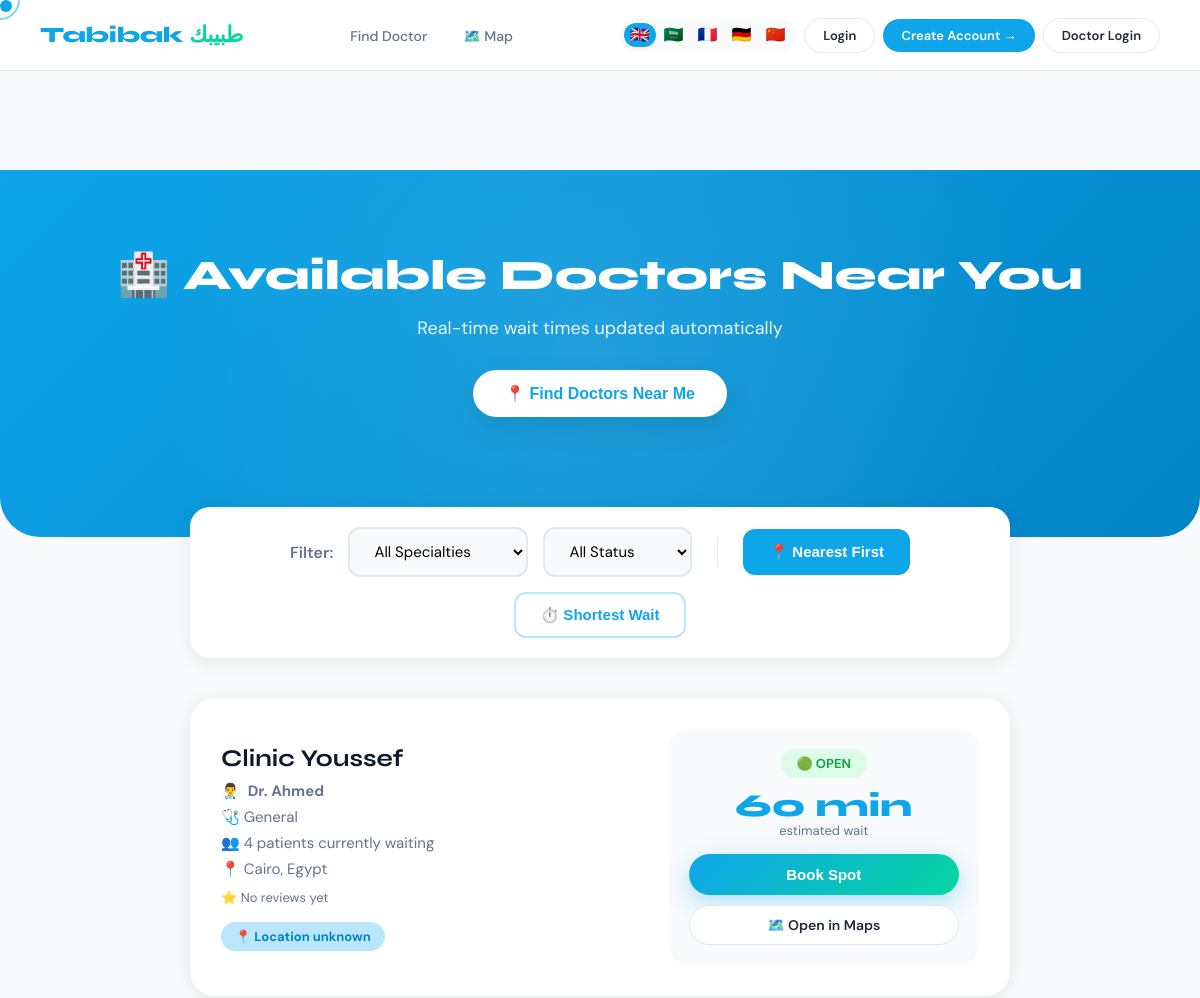
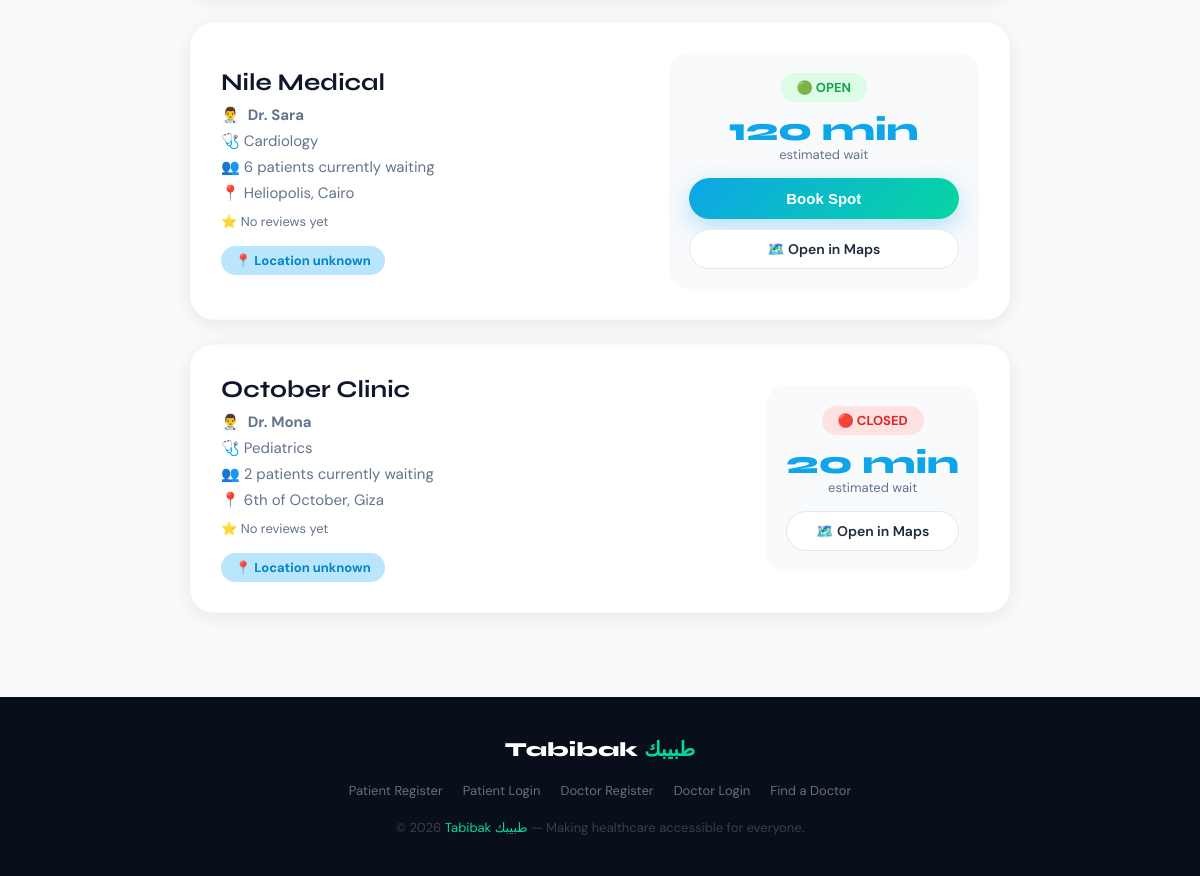
/clinics, run on the app's committed database (2 pictures, top to bottom).
### tables this page shows
CREATE TABLE clinics (
        id INTEGER PRIMARY KEY,
        name TEXT,
        doctor TEXT,
        specialty TEXT,
        patients_waiting INTEGER,
        minutes_per_patient INTEGER,
        is_open INTEGER
    , latitude REAL DEFAULT 0, longitude REAL DEFAULT 0, address TEXT DEFAULT '');

### app.py (the view)
@app.route("/clinics")
def clinics():
    data = get_clinics()
    conn = get_db()
    cursor = conn.cursor()
    cursor.execute("""
        SELECT clinic_id,
               ROUND(AVG(rating), 1) as avg_rating,
               COUNT(*) as review_count
        FROM reviews
        GROUP BY clinic_id
    """)
    reviews_data = cursor.fetchall()
    conn.close()
    reviews = {}
    for r in reviews_data:
        reviews[r['clinic_id']] = {"avg": r['avg_rating'], "count": r['review_count']}
    return render_template("clinics.html", clinics=data, reviews=reviews)

### app.py (called while the page is built)
def get_db():
    conn = sqlite3.connect(DB_PATH)
    conn.row_factory = sqlite3.Row
    return conn

def get_clinics():
    conn = get_db()
    cursor = conn.cursor()
    cursor.execute("SELECT * FROM clinics")
    clinics = cursor.fetchall()
    conn.close()
    return clinics

### templates/clinics.html (shortened to what this page needs)
{% extends 'base.html' %}
{% block content %}
<div class="clinics-hero">
    <h1>🏥 Available Doctors Near You</h1>
    <p>Real-time wait times updated automatically</p>
    <button class="location-btn" onclick="getLocation()">
        📍 Find Doctors Near Me
    </button>
    <div class="location-status" id="locationStatus"></div>
</div>
<div class="container" style="max-width: 900px;">
    <div class="filter-bar">
        <span style="font-weight:600; color:var(--text-muted);">Filter:</span>
        <select id="specialtyFilter" class="filter-select" onchange="filterClinics()">
            <option value="all">All Specialties</option>
        </select>
        <select id="statusFilter" class="filter-select" onchange="filterClinics()">
            <option value="all">All Status</option>
        </select>
        <button class="sort-btn active" id="sortNearest" onclick="sortByNearest()">📍 Nearest First</button>
        <button class="sort-btn" id="sortWait" onclick="sortByWait()">⏱️ Shortest Wait</button>
    </div>
    <div class="clinics-container" id="clinicsContainer">
        {% for clinic in clinics %}
        <div class="clinic-card"
             data-id="{{ clinic[0] }}"
             data-specialty="{{ clinic[3] }}"
             data-status="{{ 'open' if clinic[6] == 1 else 'closed' }}"
             data-wait="{{ clinic[4] * clinic[5] }}"
             data-lat="{{ clinic[7] }}"
             data-lng="{{ clinic[8] }}"
             data-distance="999999">
            <div class="clinic-info">
                <h2>{{ clinic[1] }}</h2>
                <p>👨‍⚕️ <strong>{{ clinic[2] }}</strong></p>
                <p>🩺 {{ clinic[3] }}</p>
                <p>👥 {{ clinic[4] }} patients currently waiting</p>
                {% if clinic[9] %}
                    <p>📍 {{ clinic[9] }}</p>
                {% endif %}
                {% if reviews[clinic[0]] %}
                    <p style="color:#f59e0b; margin-top:10px;">
                        ⭐ {{ reviews[clinic[0]]['avg'] }}/5
                        <span style="color:var(--text-muted); font-size:13px; margin-left:4px;">({{ reviews[clinic[0]]['count'] }} reviews)</span>
                    </p>
                {% else %}
                    <p style="color:var(--text-muted); margin-top:10px; font-size:13px;">⭐ No reviews yet</p>
                {% endif %}
                <span class="distance-badge" id="dist-{{ clinic[0] }}">📍 Location unknown</span>
            </div>
            <div class="clinic-status">
                {% if clinic[6] == 1 %}
                    <div class="status-badge status-open">🟢 OPEN</div>
                {% else %}
                    <div class="status-badge status-closed">🔴 CLOSED</div>
                {% endif %}
                <div class="wait-time">{{ clinic[4] * clinic[5] }} min</div>
                <div class="wait-label">estimated wait</div>
                {% if clinic[6] == 1 %}
                    <button class="btn-primary book-btn" onclick="showConfirm({{ clinic[0] }}, '{{ clinic[1] }}', '{{ clinic[2] }}', {{ clinic[4] * clinic[5] }})">
                        Book Spot
                    </button>
                {% endif %}
                <a href="https://www.google.com/maps?q={{ clinic[7] }},{{ clinic[8] }}" target="_blank" class="map-btn">
                    🗺️ Open in Maps
                </a>
            </div>
        </div>
        {% endfor %}
    </div>
</div>
{% endblock %}

### static/style.css (style rules this page uses)
:root { --primary: #0ea5e9; --primary-dark: #0284c7; --primary-light: #bae6fd; --accent: #06d6a0; --accent2: #f72585; --dark: #0f172a; --dark2: #1e293b; --dark3: #334155; --light: #f8fafc; --text: #1e293b; --text-muted: #64748b; --white: #ffffff; --glass: rgba(255,255,255,0.08); --glass-border: rgba(255,255,255,0.15); --shadow: 0 25px 50px -12px rgba(0,0,0,0.25); --shadow-sm: 0 4px 20px rgba(0,0,0,0.08); --radius: 20px; --radius-sm: 12px; --transition: all 0.4s cubic-bezier(0.16, 1, 0.3, 1); }
* { margin: 0; padding: 0; box-sizing: border-box; }
html { scroll-behavior: smooth; }
body { font-family: 'DM Sans', sans-serif; color: var(--text); background: var(--light); overflow-x: hidden; min-height: 100vh; display: flex; flex-direction: column; }
.container { max-width: 1200px; margin: 0 auto; padding: 0 40px; }
.btn-primary { display: inline-flex; align-items: center; justify-content: center; gap: 8px; padding: 12px 28px; background: linear-gradient(135deg, var(--primary), var(--accent)); color: white; border-radius: 50px; font-size: 15px; font-weight: 600; text-decoration: none; transition: var(--transition); box-shadow: 0 8px 25px rgba(14,165,233,0.3); border: none; cursor: pointer; }

### data on the page
clinics: name "Clinic Youssef", doctor "Dr. Ahmed", specialty "General", patients_waiting "4", address "Cairo, Egypt", shows "⭐ No reviews yet", is_open "🟢 OPEN", clinic[4]*clinic[5] "60"
clinics: name "Nile Medical", doctor "Dr. Sara", specialty "Cardiology", patients_waiting "6", address "Heliopolis, Cairo", shows "⭐ No reviews yet", is_open "🟢 OPEN", clinic[4]*clinic[5] "120"
clinics: name "October Clinic", doctor "Dr. Mona", specialty "Pediatrics", patients_waiting "2", address "6th of October, Giza", shows "⭐ No reviews yet", is_open "🔴 CLOSED", clinic[4]*clinic[5] "20"
